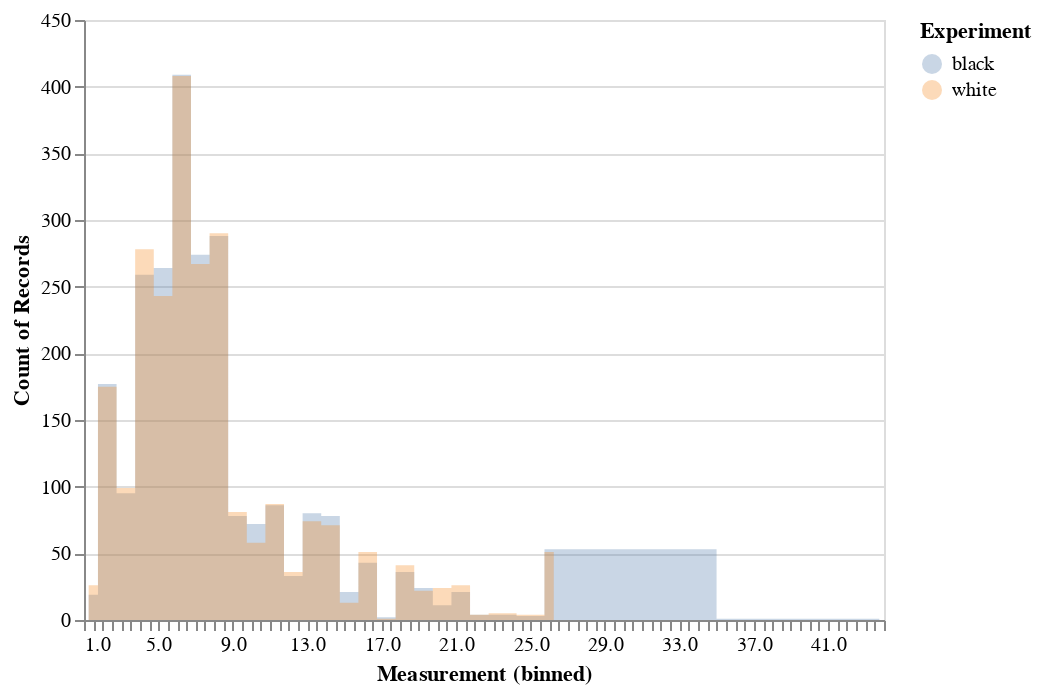

The notebook cell saved with this chart:
### Code cell
import altair as alt

black_years_exp = df[df["race"] == "b"]["yearsexp"].to_list()
white_years_exp = df[df["race"] == "w"]["yearsexp"].to_list()

exp = pd.DataFrame({"black": black_years_exp,
                    "white": white_years_exp})

alt.Chart(exp).transform_fold(
    ['black', 'white'],
    as_=['Experiment', 'Measurement']
).mark_area(
    opacity=0.3,
    interpolate='step'
).encode(
    alt.X('Measurement:Q', bin=alt.Bin(maxbins=100)),
    alt.Y('count()', stack=None),
    alt.Color('Experiment:N')
)

### Figure 1 — Vega-Lite specification as saved in the notebook (floating-point values rounded to 4 significant figures; data arrays with more than 128 entries replaced by an {"elided": "..."} marker saying what was removed)
{"config": {"view": {"continuousWidth": 400, "continuousHeight": 300}}, "data": {"name": "data-de3a97b4e6af4aac954a80f99d121d40"}, "mark": {"type": "area", "interpolate": "step", "opacity": 0.3}, "encoding": {"color": {"type": "nominal", "field": "Experiment"}, "x": {"type": "quantitative", "bin": {"maxbins": 100}, "field": "Measurement"}, "y": {"type": "quantitative", "aggregate": "count", "stack": null}}, "transform": [{"fold": ["black", "white"], "as": ["Experiment", "Measurement"]}], "$schema": "https://vega.github.io/schema/vega-lite/v4.8.1.json", "datasets": {"data-de3a97b4e6af4aac954a80f99d121d40": {"elided": "2435 records"}}}
